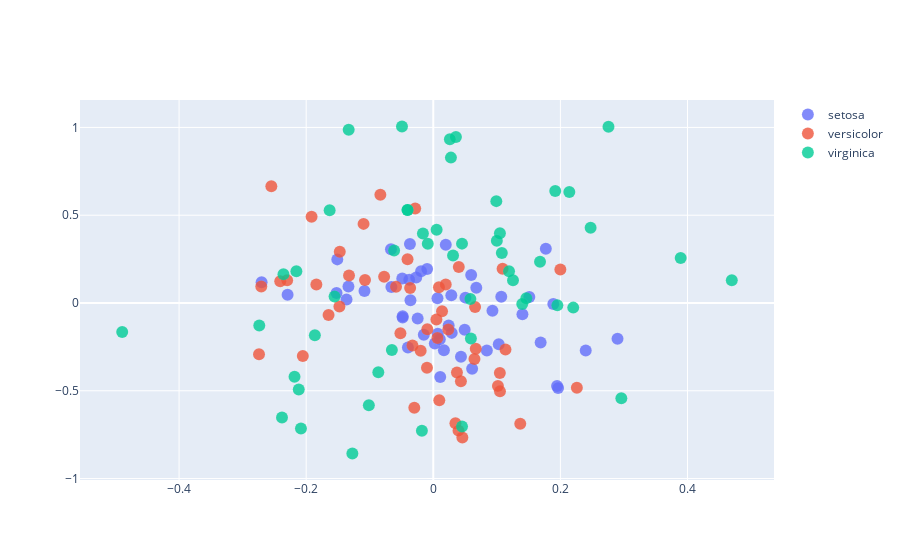

Here is the notebook cell this chart was saved with:
### Code cell
#haremos la representacion grafico de la representacion. 
results = []
for name in ('setosa', 'versicolor', 'virginica'):
    result = ir.Scatter(x=Y[y==name,0], y=Y[y==name, 1], 
                    mode = "markers", name=name, marker=ir.Marker(size=12, line = Line(color='rgba(220,220,220,0.15)', 
                                                                                   width=0.5),opacity=0.8))
    results.append(result)
    
data = ir.Data(results)
layout = ir.Layout(showlegend=True, scene = Scene(xaxis = XAxis(title = "Componente principal 1"), 
                                                 yaxis = YAxis(title = "Componente principal 2")))

fig = ir.Figure(data=data, layout=layout)
fig.show()
